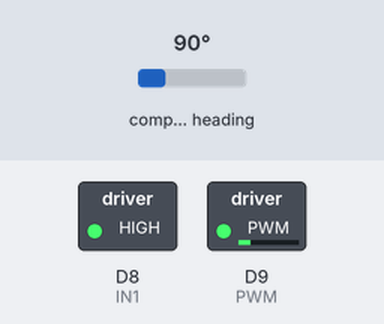
This sketch was run on a simulated Arduino Zero (SAMD21). Parts: switched loads named in the sketch (green lamp = pin HIGH). The test bench sets the inputs (shaded band); at power-on: compass heading 90°. What the sketch prints to the serial monitor is not drawn.

Above: at 1.2 s.
1.3 s: compass heading set to 7°
Timing chart, 0 to 4.3 s (numbered marks = the images above; inputs shaded):
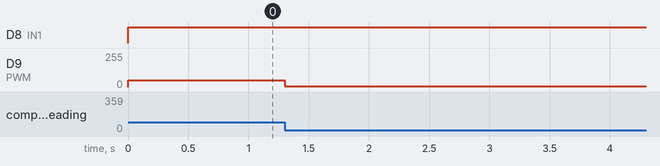

The sketch:

rtos_with_pid.ino
```cpp
#include <Arduino_FreeRTOS.h>

#include <util/atomic.h> // For the ATOMIC_BLOCK macro
#include <Wire.h>
#include <AS5600.h>
#ifdef ARDUINO_SAMD_VARIANT_COMPLIANCE
  #define SERIAL SerialUSB
  #define SYS_VOL   3.3
#else
  #define SERIAL Serial
  #define SYS_VOL   5
#endif

const float kp = 1,kd = 0.025 ,ki = 0.0;


AMS_5600 ams5600;

int target =0;

int ang, lang = 0;

int PWM =9;
int IN1= 8;

volatile int posi = 0; // specify posi as volatile: https://www.arduino.cc/reference/en/language/variables/variable-scope-qualifiers/volatile/
long prevT = 0;
float eprev = 0;
float eintegral = 0;

void read_ANGLE(void *param);
void serial_print(void *param);
void pid(void *param);

TaskHandle_t Task_Handle1;
TaskHandle_t Task_Handle2;
TaskHandle_t Task_Handle3;

void setup() {
  // put your setup code here, to run once
  pinMode(PWM,OUTPUT);
  pinMode(IN1,OUTPUT);

   SERIAL.begin(115200);
  Wire.begin();
  SERIAL.println(">>>>>>>>>>>>>>>>>>>>>>>>>>> ");
  if(ams5600.detectMagnet() == 0 ){
    while(1){
        if(ams5600.detectMagnet() == 1 ){
           // SERIAL.print("Current Magnitude: ");
           // SERIAL.println(ams5600.getMagnitude());
            break;
        }
        else{
            //SERIAL.println("Can not detect magnet");
        }
        delay(1000);
    }

  }


  xTaskCreate(read_ANGLE,"Task1",100,NULL,1,&Task_Handle1);
  xTaskCreate(serial_print,"Task2",100,NULL,1,&Task_Handle2);
  xTaskCreate(pid,"Task3",100,NULL,1,&Task_Handle3);
}

void loop() {
  // put your main code here, to run repeatedly:

}


void read_ANGLE(void *param){
  (void) param;
  while(1){
      float retVal = ams5600.getRawAngle()* 0.087;
      ang = retVal;

    //vTaskDelay(1000/portTICK_PERIOD_MS);
    }

  }

  void serial_print(void *param){

  (void) param;
  while(1){
   Serial.print("real_angle = ");
   Serial.println(ang);

    Serial.print("Target = ");
    target = 0;
    Serial.println(target);

   vTaskDelay(1000/portTICK_PERIOD_MS);
     Serial.print("Target = ");
     target = 150;
    Serial.println(target);
    }
  }


    void pid(void *param){

  (void) param;
  while(1){

  // time difference
  long currT = micros();
  float deltaT = ((float) (currT - prevT))/( 1.0e6 );
  prevT = currT;

  // Read the position in an atomic block to avoid a potential
  // misread if the interrupt coincides with this code running
  // see: https://www.arduino.cc/reference/en/language/variables/variable-scope-qualifiers/volatile/
  int pos = 0;
  ATOMIC_BLOCK(ATOMIC_RESTORESTATE) {
    pos = posi;
  }
  posi = ang ;

  // error
  int e = pos - target;

  // derivative
  float dedt = (e-eprev)/(deltaT);

  // integral
  eintegral = eintegral + e*deltaT;

  // control signal
  float u = kp*e + kd*dedt + ki*eintegral;

  // motor power
  float pwr = fabs(u);
  if( pwr > 50 ){
    pwr = 50;
  }

  // motor direction
  int dir = 1;
  if(u<0){
    dir = -1;
  }

  // signal the motor
 analogWrite(PWM,pwr);
  if(dir == 1){
    digitalWrite(IN1,HIGH);

  }
  else if(dir == -1){
    digitalWrite(IN1,LOW);

  }
  else{
    analogWrite(PWM,0);
  }

   // store previous error
  eprev = e;
    }


  }
```

Measured:
- after the input at 1.3 s, D9 (PWM): 50/255 → 6/255 at once
